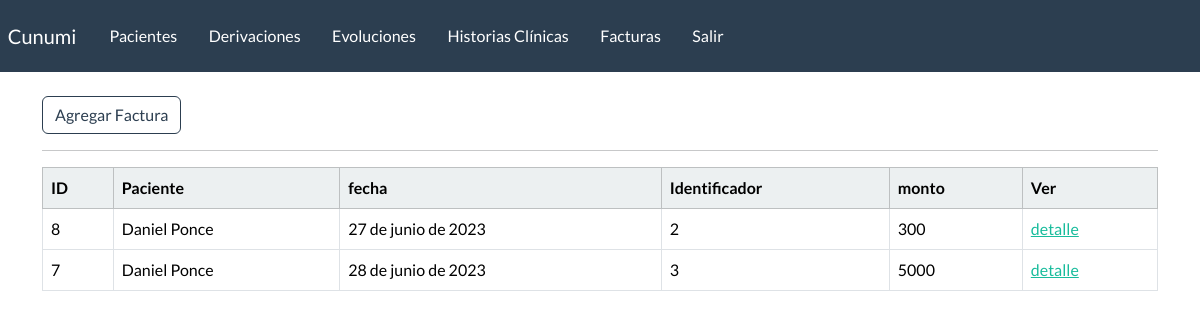
The page /listar-facturas/ (signed in) on the database its author committed.
### webapp/models.py (models this page shows, shortened)
class factura(models.Model):
    paciente = models.ForeignKey(paciente, on_delete=models.CASCADE, blank=True)
    fecha = models.DateField(blank=True, null=True)
    monto = models.IntegerField(blank=True)
    identificador = models.IntegerField(blank=True)

class paciente(models.Model):
    nombre = models.CharField(max_length=100)
    apellido = models.CharField(max_length=100, blank=True)
    dni = models.CharField(max_length=100, blank=True)
    telefono = models.CharField(max_length=100, blank=True)
    email = models.EmailField(blank=True)
    edad = models.IntegerField(blank=True)
    fecha_inicio = models.DateField(blank=True, null=True)
    responables = models.CharField(max_length=200, blank=True)
    motivo_consulta = models.CharField(max_length=200, blank=True)
    derivado = models.BooleanField(default=False)
    email = models.EmailField(blank=True)
    estado_choices = (
        ('activo', 'activo'),
        ('inactivo', 'inactivo'),
        ('alta', 'alta'),
        ('derivado', 'derivado'))
    estado = models.CharField(max_length=20, choices=estado_choices, default='activo')
    profesional_responsable = models.ForeignKey(User, on_delete=models.CASCADE, blank=True)
    def __str__(self):
        return f"{self.nombre} {self.apellido}"

### webapp/views.py (the view)
# urls.py: path('listar-facturas/',  views.listar_facturas, name='listar_facturas'),
@login_required(login_url='my-login')
def listar_facturas(request):
    facturas = factura.objects.all().order_by('fecha')
    data = {
        'facturas': facturas
    }
    return render(request, 'webapp/factura/listar.html', data)

### webapp/templates/webapp/factura/listar.html
{% extends 'webapp/base.html' %}
{% block content %}
<a class="btn btn-outline-primary btn-small" href="{% url 'agregar_factura' %}">
    Agregar Factura
</a>
<hr>
    <table class="table table-hover table-bordered">
        <thead class="table-light">
            <tr>
                <th scope="col">ID</th>
                <th scope="col">Paciente</th>
                <th scope="col">fecha</th>
                <th scope="col">Identificador</th>
                <th scope="col">monto</th>
                <th scope="col">Ver</th>
            </tr>
        </thead>
        <tbody>
            {% if facturas %}
            {% for factura in facturas %}
            <tr>
                <td>{{factura.id}}</td>
                <td>{{factura.paciente}}</td>
                <td>{{factura.fecha}}</td>
                <td>{{factura.identificador}}</td>
                <td>{{factura.monto}}</td>
                <td><a href="{% url 'detalle_factura' factura.id %}">detalle</a></td>
            </tr>
            {% endfor %}
            {% endif %}
        </tbody>
    </table>
{% endblock %}

### webapp/templates/webapp/base.html (shortened to what this page needs)
{% load static %}
<!DOCTYPE html>
<html lang="en">
<head>
    <link rel="stylesheet" href="https://bootswatch.com/5/flatly/bootstrap.min.css" type="text/css">
    <link rel="stylesheet" href="{% static 'css/styles.css' %}">
</head>
<body>
    {% include 'webapp/navbar.html' %}
    <div class="container">
        <br>
        {% block content %}
        {% endblock %}
    </div>
</body>
</html>

### webapp/templates/webapp/navbar.html (shortened to what this page needs)
<nav class="navbar navbar-expand-lg navbar-dark bg-primary justify-content-center">
    <a class="navbar-brand main-heading" href="{% url '' %}">&nbsp; Cunumi</a>
    <div class="collapse navbar-collapse text-center" id="navbarNavDropdown">
        <ul class="navbar-nav mr-auto">&nbsp;&nbsp;&nbsp;
            {% if user.is_authenticated %}
            <li class="nav-item">
                <a class="nav-link" href="{% url 'dashboard' %}">Pacientes &nbsp;  </a>
            </li>&nbsp;&nbsp;&nbsp;
            <li class="nav-item">
                <a class="nav-link" href="{% url 'listar_derivaciones' %}">Derivaciones &nbsp;  </a>
            </li>&nbsp;&nbsp;&nbsp;
            <li class="nav-item">
                <a class="nav-link" href="{% url 'listar_evoluciones' %}">Evoluciones &nbsp;  </a>
            </li>&nbsp;&nbsp;&nbsp;
            <li class="nav-item">
                <a class="nav-link" href="{% url 'listar_historiasClinicas' %}">Historias Clínicas &nbsp;  </a>
            </li>&nbsp;&nbsp;&nbsp;
            <li class="nav-item">
                <a class="nav-link" href="{% url 'listar_facturas' %}">Facturas &nbsp;  </a>
            </li>&nbsp;&nbsp;&nbsp;
            <li class="nav-item">
                <a class="nav-link" href="{% url 'user-logout' %}">Salir &nbsp; </a>
            </li>
        </ul>
            {% endif %}
    </div>
</nav>

### rows shown on the page
factura: id "8", paciente "Daniel Ponce", fecha "27 de junio de 2023", identificador "2", monto "300"
factura: id "7", paciente "Daniel Ponce", fecha "28 de junio de 2023", identificador "3", monto "5000"
